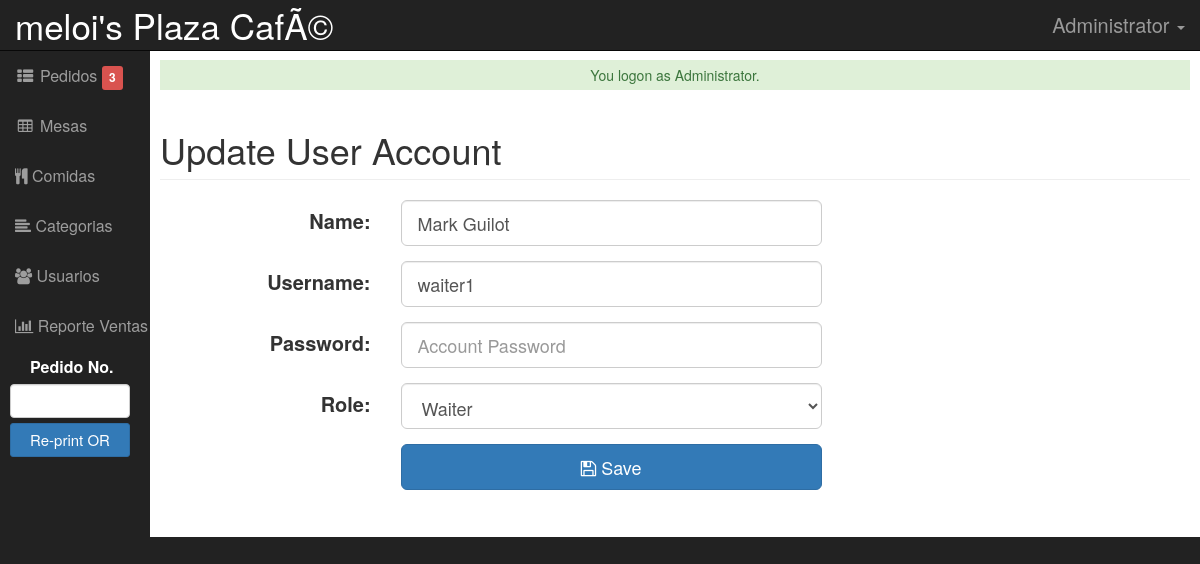
The page /admin/user/index.php?view=edit&id=00010 (signed in) on the database its author committed.
### tables this page shows
CREATE TABLE IF NOT EXISTS `tbltitle` (
  `TItleID` int(11) NOT NULL AUTO_INCREMENT,
  `Title` text NOT NULL,
  `Subtitle` text NOT NULL,
  PRIMARY KEY (`TItleID`)
);

CREATE TABLE IF NOT EXISTS `tblusers` (
  `USERID` varchar(30) NOT NULL,
  `FULLNAME` varchar(40) NOT NULL,
  `USERNAME` varchar(90) NOT NULL,
  `PASS` varchar(90) NOT NULL,
  `ROLE` varchar(30) NOT NULL,
  PRIMARY KEY (`USERID`)
);

### admin/user/index.php (called while the page is built, shortened)
<?php
require_once("../../include/initialize.php");
require_once ("../theme/templates.php");
?>

### include/database.php (called while the page is built, shortened)
<?php
class Database {
	var $sql_string = '';
	private $conn;
	public function open_connection() {
		$this->conn = mysqli_connect(server,user,pass);
		if(!$this->conn){
			echo "Problem in database connection! Contact administrator!";
			exit();
		}else{
			$db_select = mysqli_select_db($this->conn,database_name);
		}
	}
	function setQuery($sql='') {
		$this->sql_string=$sql;
	}
	function executeQuery() {
		$result = mysqli_query($this->conn,$this->sql_string);
		return $result;
	}
	private function confirm_query($result) {
		return $result;
	}
	function loadSingleResult() {
		$cur = $this->executeQuery();
		while ($row = mysqli_fetch_object($cur)) {
		return $data = $row;
		}
	}
	public function num_rows($result_set) {
		return mysqli_num_rows($result_set);
	}
}
$mydb = new Database();
?>

### include/function.php (called while the page is built, shortened)
<?php
function currentpage(){
		$this_page = $_SERVER['SCRIPT_NAME'];
	    $bits = explode('/',$this_page);
		return $bits[3];
	}
?>

### include/accounts.php (called while the page is built, shortened)
<?php
require_once(LIB_PATH.DS.'database.php');
class User {
	protected static  $tblname = "tblusers";
	function single_user($id=""){
			global $mydb;
			$mydb->setQuery("SELECT * FROM ".self::$tblname."
				Where USERID= '{$id}' LIMIT 1");
			$cur = $mydb->loadSingleResult();
			return $cur;
	}
}
?>

### admin/user/edit.php (the view, shortened to what this page needs)
<?php
  @$USERID = $_GET['id'];
  $user = New User();
  $singleuser = $user->single_user($USERID);
?>
 <form class="form-horizontal span6" action="controller.php?action=edit" method="POST">
          <fieldset>
            <h1 class="page-header"> Update User Account</h1>
                  <div class="form-group">
                    <div class="col-md-8">
                      <label style="font-size: 20px;" class="col-md-4 control-label" for=
                      "U_NAME">Name:</label>
                      <div class="col-md-8">
                         <input class="form-control input-lg" id="U_NAME" name="U_NAME" placeholder=
                            "Account Name" type="text" value="<?php echo $singleuser->FULLNAME; ?>" required>
                      </div>
                    </div>
                  </div>
                  <div class="form-group">
                    <div class="col-md-8">
                      <label style="font-size: 20px;" class="col-md-4 control-label" for=
                      "U_USERNAME">Username:</label>
                      <div class="col-md-8">
                         <input class="form-control input-lg" id="U_USERNAME" name="U_USERNAME" placeholder=
                            "Username" type="text" value="<?php echo $singleuser->USERNAME; ?>" required>
                      </div>
                    </div>
                  </div>
                  <div class="form-group">
                    <div class="col-md-8">
                      <label style="font-size: 20px;" class="col-md-4 control-label" for=
                      "U_PASS">Password:</label>
                      <div class="col-md-8">
                         <input class="form-control input-lg" id="U_PASS" name="U_PASS" placeholder=
                            "Account Password" type="Password" value="" required>
                      </div>
                    </div>
                  </div>
                  <div class="form-group">
                    <div class="col-md-8">
                      <label style="font-size: 20px;" class="col-md-4 control-label" for=
                      "U_ROLE">Role:</label>
                      <div class="col-md-8">
                       <select class="form-control input-lg" name="U_ROLE" id="U_ROLE">
                          <option value="Waiter" <?php echo ($singleuser->ROLE=='Waiter') ? 'selected="true"': '' ; ?>>Waiter</option>
                        </select>
                      </div>
                    </div>
                  </div>
             <div class="form-group">
                    <div class="col-md-8">
                      <label class="col-md-4 control-label" for=
                      "idno"></label>
                      <div class="col-md-8">
                         <button style="width: 100%;" class="btn btn-primary btn-lg" name="save" type="submit" ><span class="fa fa-save fw-fa"></span> Save</button>
                      </div>
                    </div>
                  </div>
          </fieldset>
        <div class="form-group">
                <div class="rows">
                  <div class="col-md-6">
                    <label class="col-md-6 control-label" for=
                    "otherperson"></label>
                    <div class="col-md-6">
                    </div>
                  </div>
                  <div class="col-md-6" align="right">
                   </div>
              </div>
              </div>
        </form>
        </div>

### admin/theme/templates.php (shortened to what this page needs)
<!DOCTYPE html>
<html lang="en">
<head>
    <?php
      $sql = "SELECT * FROM `tbltitle` WHERE TItleID=1";
                 $mydb->setQuery($sql);
    ?>
    <link href="<?php echo web_root; ?>admin/css/bootstrap.min.css" rel="stylesheet">
    <link href="<?php echo web_root; ?>admin/css/sb-admin.css" rel="stylesheet">
    <link href="<?php echo web_root; ?>admin/css/dataTables.bootstrap.css" rel="stylesheet" type="text/css">
    <link href="<?php echo web_root; ?>admin/css/bootstrap-datetimepicker.min.css" rel="stylesheet" type="text/css">
      <link href="<?php echo web_root; ?>css/bootstrap-timepicker.min.css" rel="stylesheet" type="text/css">
    <link href="<?php echo web_root; ?>admin/font-awesome/css/font-awesome.min.css" rel="stylesheet" type="text/css">
    <link href="<?php echo web_root; ?>admin/css/ekko-lightbox.css" rel="stylesheet">
    <link href="<?php echo web_root; ?>css/jquery.treetable.css" rel="stylesheet">
        <link href="<?php echo web_root; ?>css/jquery.treetable.theme.default.css" rel="stylesheet">
</head>
  <?php
  $query = "SELECT SUM(TOTALPAYMENT) AS 'SALES' FROM `tblpayments`
             WHERE  DATE(TRANSDATE) =CURDATE()";
        $mydb->setQuery($query);
   $query = "SELECT * FROM `tblorders`
             WHERE  STATUS='Pending' GROUP BY ORDERNO ";
        $mydb->setQuery($query);
        $cur = $mydb->executeQuery();
        $maxrow = $mydb->num_rows($cur);
                $sql = "SELECT * FROM `tbltitle` WHERE TItleID=1";
                 $mydb->setQuery($sql);
                $viewTitle = $mydb->loadSingleResult();
?>
<body>
<div id="wrapper">
        <nav class="navbar navbar-inverse navbar-fixed-top" role="navigation">
            <div class="navbar-header">
                <?php
                if ($_SESSION['ADMIN_ROLE']=='Administrator') {
             ?>
                <a class="navbar-brand" href="../changetitle.php" style="font-size: 35px;" data-toggle="lightbox" data-title="Change Title"><?php
                echo $viewTitle->Title;;
            ?> </a>
          <?php }else if($_SESSION['ADMIN_ROLE']=='Cashier'){ ?>
                <a class="navbar-brand"><?php
                echo $viewTitle->Title;;
            ?> </a>
        <?php    } ?>
            </div>
            <ul class="nav navbar-right top-nav">
                <li class="dropdown">
                    <a href="#" class="dropdown-toggle" style="font-size: 20px;" data-toggle="dropdown"><i class="fa fa-user-o"></i> <?php echo $_SESSION['ADMIN_FULLNAME']; ?> <b class="caret"></b></a>
                </li>
            </ul>
            <div class="collapse navbar-collapse navbar-ex1-collapse">
                <ul class="nav navbar-nav side-nav">
<?php if ($_SESSION['ADMIN_ROLE']=='Cashier' || $_SESSION['ADMIN_ROLE']=='Administrator') { ?>
                    <li class="<?php echo ($_GET['view']== 'POS' || $_GET['view']== 'addmeal') ? "active" : false;?>">
                        <a href="<?php echo web_root; ?>admin/orders/index.php?view=POS"><i class="fa fa-fw fa-th-list"></i> Pedidos <div id="notif" class="label label-danger"><?php echo $maxrow; ?></div></a>
                    </li>
<?php } ?>
<?php if ($_SESSION['ADMIN_ROLE']=='Administrator'  || $_SESSION['ADMIN_ROLE']=='Cashier') { ?>
                    <li class="<?php echo (currentpage() == 'table') ? "active" : false;?>">
                        <a href="<?php echo web_root; ?>admin/table/"><i class="fa fa-fw fa-table"></i> Mesas</a>
                    </li>
<?php } ?>
<?php if ($_SESSION['ADMIN_ROLE']=='Administrator'  || $_SESSION['ADMIN_ROLE']=='Cashier') { ?>
                    <li class="<?php echo (currentpage() == 'meals') ? "active" : false;?>">
                        <a href="<?php echo web_root; ?>admin/meals/"><i class="fa fa-cutlery"></i> Comidas</a>
                    </li>
                    <li class="<?php echo (currentpage() == 'category') ? "active" : false;?>">
                        <a href="<?php echo web_root; ?>admin/category/"><i class="fa fa-align-left"></i> Categorias</a>
                    </li>
<?php } ?>
<?php if ($_SESSION['ADMIN_ROLE']=='Administrator' || $_SESSION['ADMIN_ROLE']=='Admin') {?>
                    <li class="<?php echo (currentpage() == 'user') ? "active" : false;?>">
                        <a href="<?php echo web_root; ?>admin/user/"><i class="fa fa-users"></i> Usuarios</a>
                    </li>
<?php } ?>
<?php if ($_SESSION['ADMIN_ROLE']=='Administrator') { ?>
                    <li class="<?php echo (currentpage() == 'report') ? "active" : false;?>">
                        <a href="<?php echo web_root; ?>admin/report/"><i class="fa fa-bar-chart"></i> Reporte Ventas</a>
                    </li>
<?php } ?>
<?php if ($_SESSION['ADMIN_ROLE']=='Administrator'  || $_SESSION['ADMIN_ROLE']=='Cashier') { ?>
                    <li>
                      <form target="_blank" action="<?php echo web_root;?>admin/orders/reprint.php" method="POST">
                        <label style="margin-left: 30px;color: #fff;margin-top: 5px;">Pedido No.</label><br/>
                        <input class="form-control" type="" name="orderno" style="width: 120px; color: black; margin-left: 10px;margin-bottom: 5px; font-weight: bold; font-size: 15px; text-align: center;">
                        <input type="submit" name="Re-print" value="Re-print OR" style="width: 120px;margin-left: 10px; font-size: 15px;" class="btn btn-primary btn-sm">
                      </form>
                    </li>
<?php } ?>
                </ul>
            </div>
        </nav>
        <div id="page-wrapper">
            <div class="container-fluid">
               <div class="row" >
                  <?php require_once $content; ?>
              </div>
            </div>
        </div>
</body>
</html>

### admin/css/sb-admin.css (style rules this page uses)
body { margin-top: 100px; background-color: #222; }
@media (min-width:768px) { body { margin-top: 50px; } }
#wrapper { padding-left: 0; }
#page-wrapper { width: 100%; padding: 0; background-color: #fff; }
@media (min-width:768px) { #wrapper { padding-left: 150px; } }
@media (min-width:768px) { #page-wrapper { padding: 10px; } }
.top-nav { padding: 0 15px; }
.top-nav>li { display: inline-block; float: left; }
.top-nav>li>a { padding-top: 15px; padding-bottom: 15px; line-height: 20px; color: #999; }
@media (min-width:768px) { .side-nav { position: fixed; top: 51px; width: 150px; border: none; border-radius: 0; overflow-y: auto; background-color: #222; bottom: 0; overflow-x: hidden; padding-bottom: 40px; } }
@media (min-width:768px) { .side-nav>li>a { width: 200px; } }

### admin/theme/templates.php (style rules this page uses)
.nav { font-size: 16px; }

### rows shown on the page
tbltitle: Title "meloi's Plaza CafÃ©"
tblusers: U_NAME "Mark Guilot", U_USERNAME "waiter1", U_ROLE "Waiter"

### other values the page prints
$_SESSION['ADMIN_FULLNAME'] "Administrator"
$maxrow "3"
$_SESSION['message'] "You logon as Administrator."
